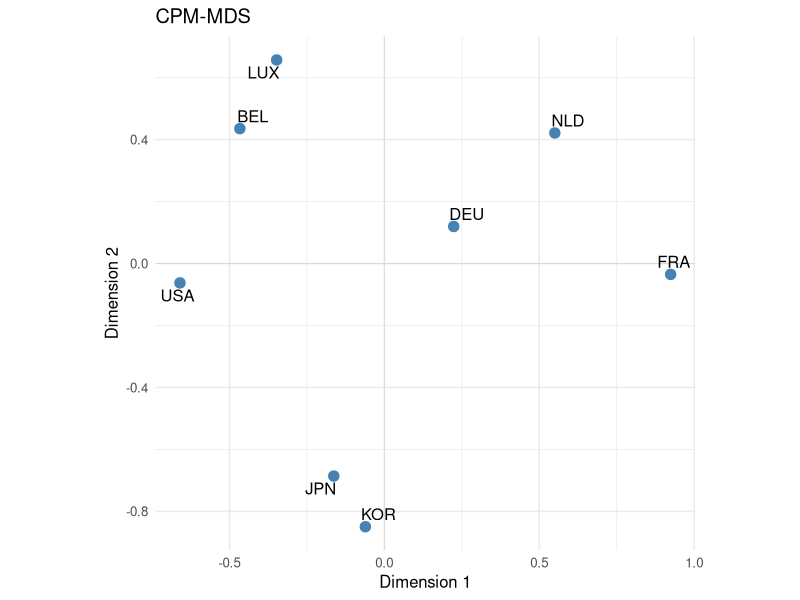

Here is the R script that generated this plot:
# ============================================================================
#  CPM（循環成分）による非対称MDS
#
#  上から下へ順に読める形で書いてある。関数にまとめていない。
#  冗長だが、どの行が何をしているかを追えることを優先している。
#
#  前提：data/fdi_2023_oecd.csv（このリポジトリに同梱）
#        （OECD 対外直接投資ポジション 2023年末、行=投資国、列=投資先、単位=10億米ドル）
#  必要：install.packages(c("ggplot2", "ggrepel"))
# ============================================================================

library(ggplot2)
library(ggrepel)


# ============================================================================
#  1. データを行列にする
# ============================================================================

fdi <- read.csv("data/fdi_2023_oecd.csv", fileEncoding = "UTF-8-BOM")
rownames(fdi) <- fdi$country
T <- data.matrix(fdi[, -1])     # 1列目（国名）を除く

diag(T) <- NA                   # 自国に対する値は無い

nm <- rownames(T)
n  <- nrow(T)                   # 8

print(T)                        # 単位は10億米ドル


# ============================================================================
#  2. 投資額を非類似度に変換し、歪対称成分を取り出す
# ============================================================================
#     δ_ij = -log(T_ij)
#
# 歪対称成分 A は非類似度への加法定数に不変なので、対数変換でよい。
# 循環成分 C は A の線形変換なので同じ不変性をもつ。

Delta <- -log(T)
diag(Delta) <- 0

A <- (Delta - t(Delta)) / 2


# ============================================================================
#  3. 勾配成分と循環成分に分ける
# ============================================================================
#     φ_i   = (1/n) Σ_j a_ij       各対象の全体的な傾き
#     G_ij  = φ_i - φ_j            勾配で説明される分
#     C     = A - G                循環残差

phi <- rowSums(A) / n

cat("勾配 φ\n")
print(round(sort(phi), 3))

G <- outer(phi, phi, "-")

C <- A - G
diag(C) <- 0

# C の2つの性質を確認する
cat("\nC は歪対称か   :", all(abs(C + t(C)) < 1e-10), "\n")
cat("C の行和はゼロか :", all(abs(rowSums(C)) < 1e-10), "\n")

# 平方和の分け前（A のうちどれだけが勾配で、どれだけが循環か）
ss_A <- sum(A^2); ss_G <- sum(G^2); ss_C <- sum(C^2)
cat(sprintf("平方和  A = %.3f = G %.3f (%.1f%%) + C %.3f (%.1f%%)\n",
            ss_A, ss_G, ss_G/ss_A*100, ss_C, ss_C/ss_A*100))


# ============================================================================
#  4. CPM を計算する
# ============================================================================
#     d_CPM^2(i,j) = sum_{k=1}^{n} (c_ki - c_kj)^2
#
# C の第 i 列と第 j 列のユークリッド距離。

d_CPM2 <- matrix(0, n, n, dimnames = list(nm, nm))

for (i in 1:n) {
  for (j in 1:n) {
    if (i != j) {
      d_CPM2[i, j] <- sum((C[, i] - C[, j])^2)
    }
  }
}

CPM <- sqrt(d_CPM2)


# ============================================================================
#  5. 分解の検算
# ============================================================================
# C も歪対称かつ対角ゼロなので、次の分解が成り立つはず。
#     d_CPM^2 = 2 c_ij^2 + sum_{k != i,j} (c_ki - c_kj)^2

c2     <- C^2                                      # 直接項
third2 <- matrix(0, n, n, dimnames = list(nm, nm))  # 第三者項

for (i in 1:n) {
  for (j in 1:n) {
    if (i != j) {
      k <- setdiff(1:n, c(i, j))
      third2[i, j] <- sum((C[k, i] - C[k, j])^2)
    }
  }
}

cat("C についても分解が成立するか :",
    all(abs(d_CPM2 - (2 * c2 + third2)) < 1e-10), "\n")

share <- 2 * c2 / d_CPM2
diag(share) <- NA
cat(sprintf("直接項の寄与 : 最小 %.1f%%  最大 %.1f%%  平均 %.1f%%\n",
            100 * min(share, na.rm = TRUE), 100 * max(share, na.rm = TRUE),
            100 * mean(share, na.rm = TRUE)))


# ============================================================================
#  6. 布置を求める
# ============================================================================
# CPM は C の列ベクトル間のユークリッド距離なので、必ずユークリッド距離行列。
# したがって古典的MDSで問題ない。

fit <- cmdscale(as.dist(CPM), k = 2, eig = TRUE)
X <- fit$points
ev <- fit$eig

cat("\nCPM 2次元説明率 :", round(sum(ev[1:2]) / sum(abs(ev)) * 100, 1), "%\n")
cat("最小固有値      :", round(min(ev), 6), " （0以上ならユークリッド）\n")


# ============================================================================
#  7. 作図
# ============================================================================

df <- data.frame(country = nm, Dim1 = X[, 1], Dim2 = X[, 2])

p <- ggplot(df, aes(Dim1, Dim2, label = country)) +
  geom_hline(yintercept = 0, colour = "grey85", linewidth = 0.3) +
  geom_vline(xintercept = 0, colour = "grey85", linewidth = 0.3) +
  geom_point(size = 3.2, colour = "steelblue") +
  geom_text_repel(size = 4.2, seed = 123) +
  coord_equal() +
  labs(title = "CPM-MDS", x = "Dimension 1", y = "Dimension 2") +
  theme_minimal(base_size = 12)

print(p)


# ============================================================================
#  8. 表3のもとになる一覧
# ============================================================================

tbl <- data.frame()

for (i in 1:(n - 1)) {
  for (j in (i + 1):n) {
    tbl <- rbind(tbl, data.frame(
      pair   = paste(nm[i], nm[j], sep = "-"),
      c_abs  = round(abs(C[i, j]), 3),
      third  = round(sqrt(third2[i, j]), 3),
      CPM    = round(CPM[i, j], 3),
      share  = round(2 * c2[i, j] / d_CPM2[i, j] * 100, 1)
    ))
  }
}

print(tbl[order(-tbl$share), ], row.names = FALSE)

cat("\n勾配 φ と第1次元の相関 :", round(cor(phi, X[, 1]), 3), "\n")
